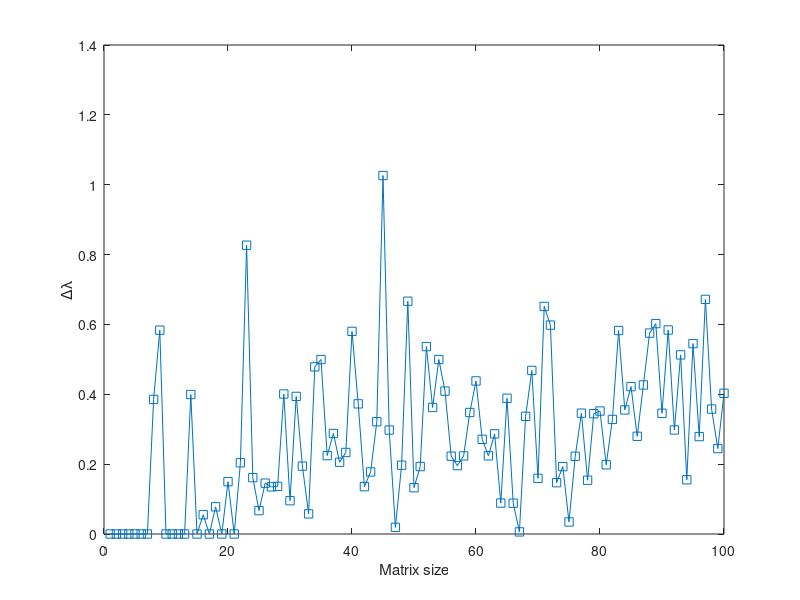
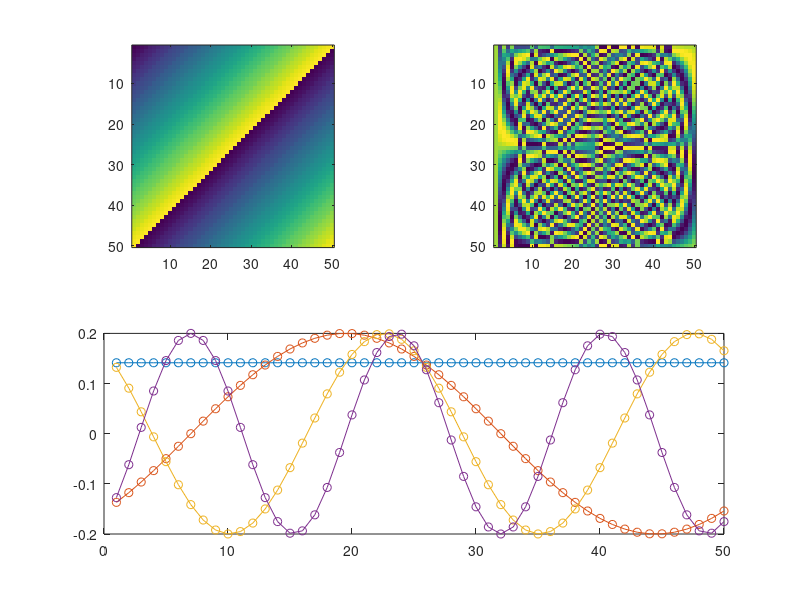

MATLAB code for these plots, in order:
%%
%       BOOK: Linear Algebra: Theory, Intuition, Code
%     AUTHOR: Mike X Cohen
%    WEBSITE: sincxpress.com
%
%    CHAPTER: Eigendecomposition (chapter 15)
% 
%%

%% Section 15.4, code block 15.2

% friendly little matrix
A = [ 2 3; 3 2 ];

% vector of eigenvalues
L = eig(A); 

% diagonalization
[V,L] = eig(A);

%% Section 15.12, code block 15.4

% create two matrices
n = 3;
A = randn(n);
B = randn(n);

% note the order of inputs
[evecs,evals] = eig(A,B);

%% Section 15.16, code block 15.6

% largest matrix size
maxN = 100;

% initialize
avediffs = zeros(maxN,1);

for n=1:maxN
    
    % create matrices
    A = randn(n);
    B = randn(n);
    
    % GED two ways
    l1 = eig(A,B);
    l2 = eig(inv(B)*A);
    
    % sort the eigenvalues
    l1 = sort(l1);
    l2 = sort(l2);
    
    % store the differences
    avediffs(n) = mean(abs(l1-l2));
end

figure(1), clf
plot(avediffs,'s-')
xlabel('Matrix size')
ylabel('\Delta\lambda')

%% Section 15.16, code block 15.8

% create a diagonal matrix
D = diag(1:5);

% check out its eigendecomposition
[V,L] = eig(D)

%% Section 15.16, code block 15.10

% create the Hankel matrix
N = 50;
T = toeplitz(1:N);
H = hankel(1:N,[N 1:N-1]);

% diagonalize
[V,D] = eig(H);
[~,sidx] = sort(diag(D),'descend');
V = V(:,sidx);


% visualize
figure(2), clf

% the matrix
subplot(221) 
imagesc(H)
axis square

% all eigenvectors
subplot(222) 
imagesc(V)
axis square

% a few evecs
subplot(212) 
plot(V(:,1:4),'o-')

%% done.
